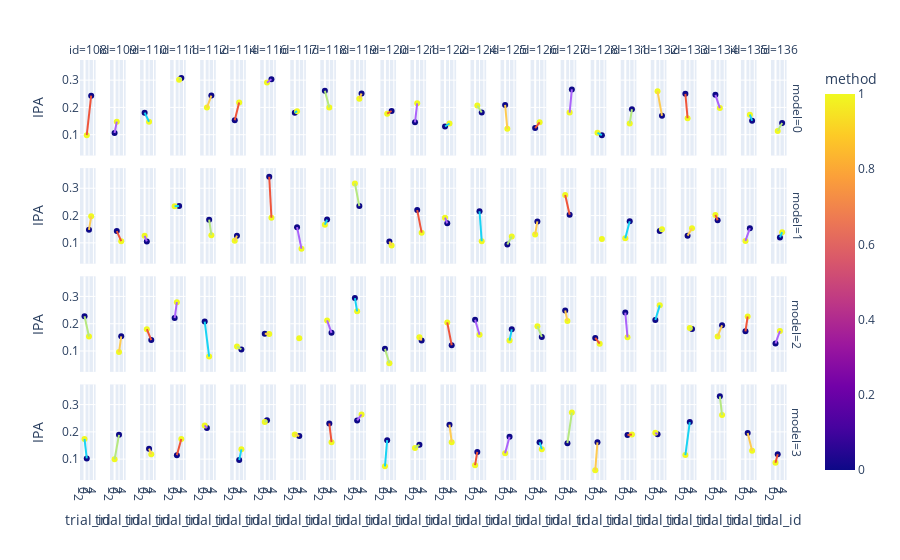

Notebook code cell kept with this figure:
### Code cell
#plot scaled_ipa vs trial_id for each participant and method
fig = px.scatter(mm_nav_data, x='trial_id', y='IPA', color='method', facet_col='id', facet_row='model', trendline='ols')
fig.show()
